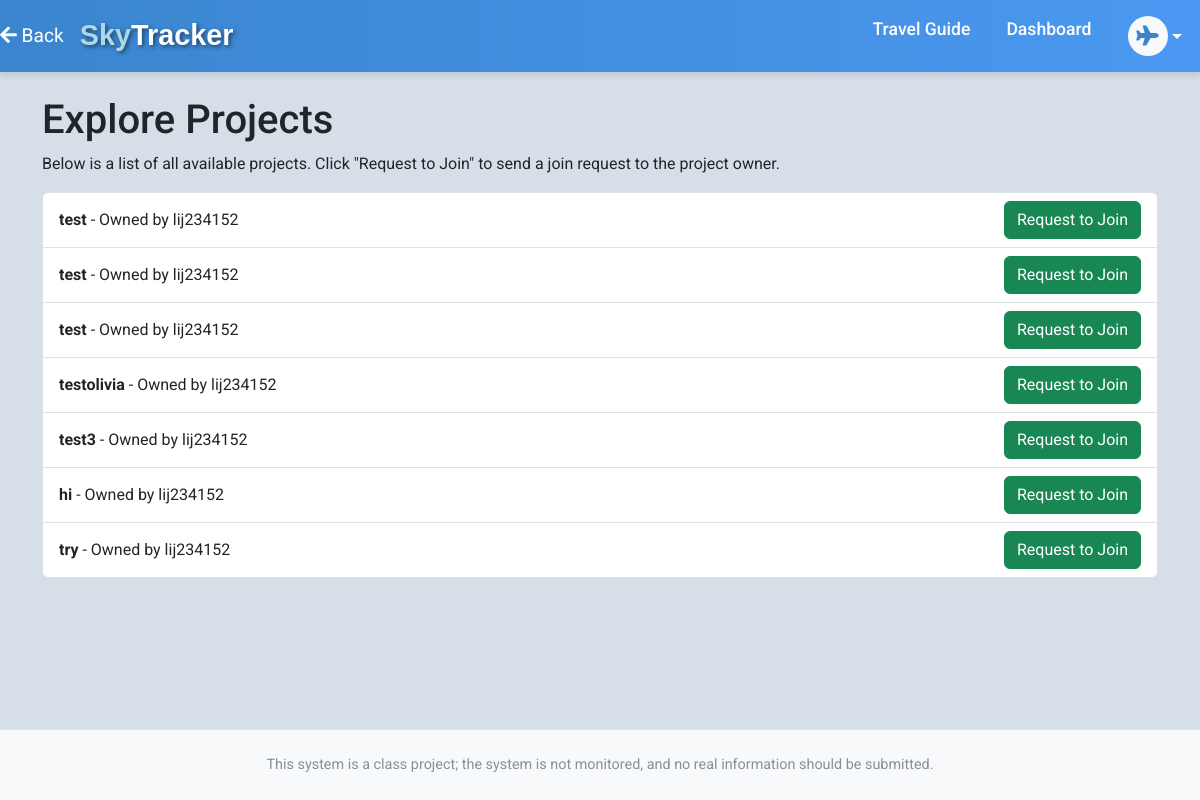
Page /explore-projects/ (signed in) on the committed database.
### b13project/models.py (models this page shows, shortened)
class Project(models.Model):
    title = models.CharField(max_length=255)
    owner = models.ForeignKey(User, related_name='owned_projects', on_delete=models.CASCADE)
    members = models.ManyToManyField(User, related_name='projects')
    description = models.TextField()
    creation_date = models.DateTimeField(auto_now_add=True, null=True, blank=True)
    due_date = models.DateTimeField(null=True, blank=True)
    votes = models.IntegerField(default=0)  # for voting

### b13project/views.py (the view)
# urls.py: path("explore-projects/", views.explore_projects, name="explore_projects"),
@login_required
def explore_projects(request):
    projects = Project.objects.exclude(members=request.user).exclude(owner=request.user).only('title', 'owner')
    return render(request, 'explore_projects.html', {'projects': projects})

### templates/explore_projects.html (shortened to what this page needs)
{% extends "base.html" %}
{% block content %}
<div class="container mt-4">
    <h1>Explore Projects</h1>
    <p>Below is a list of all available projects. Click "Request to Join" to send a join request to the project owner.</p>
    <ul class="list-group">
        {% for project in projects %}
        <li class="list-group-item d-flex justify-content-between align-items-center">
            <div>
                <strong>{{ project.title }}</strong> - Owned by {{ project.owner.username }}
            </div>
            <form method="post" action="{% url 'request_to_join' project.id %}">
                <button type="submit" class="btn btn-success">Request to Join</button>
            </form>
        </li>
        {% empty %}
        <li class="list-group-item">No projects available at the moment.</li>
        {% endfor %}
    </ul>
</div>
{% endblock %}

### rows in the picture
Project: title "test", owner.username "lij234152"
Project: title "test", owner.username "lij234152"
Project: title "test", owner.username "lij234152"
Project: title "testolivia", owner.username "lij234152"
Project: title "test3", owner.username "lij234152"
Project: title "hi", owner.username "lij234152"
Project: title "try", owner.username "lij234152"
